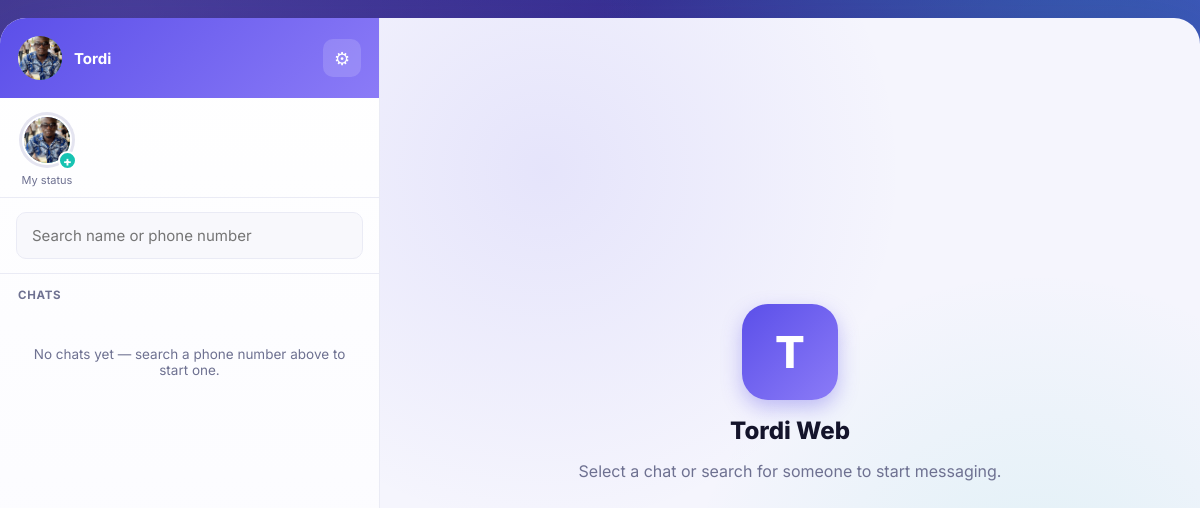
Screenshot of / (signed in) with the database file from the repository.
### accounts/models.py (models this page shows, shortened)
class User(AbstractBaseUser, PermissionsMixin):
    email = models.EmailField(unique=True)
    phone_number = models.CharField(max_length=20, unique=True, null=True, blank=True)
    full_name = models.CharField(max_length=150, blank=True)
    about = models.CharField(max_length=255, blank=True, default='Hey there! I am using Tordi.')
    avatar = models.ImageField(upload_to='avatars/', blank=True, null=True)
    is_verified = models.BooleanField(default=False)
    is_active = models.BooleanField(default=True)
    is_staff = models.BooleanField(default=False)
    last_seen = models.DateTimeField(null=True, blank=True)
    date_joined = models.DateTimeField(auto_now_add=True)
    ONLINE_THRESHOLD_SECONDS = 20
    USERNAME_FIELD = 'email'
    REQUIRED_FIELDS = []
    objects = UserManager()
    def display_name(self):
        return self.full_name or self.email.split('@')[0]
    def touch(self):
        self.last_seen = timezone.now()
        self.save(update_fields=['last_seen'])

### chat/views.py (the view, shortened to what this page needs)
# urls.py: path('', views.inbox_view, name='inbox'),
@login_required
def inbox_view(request):
    request.user.touch()
    conversations = list(request.user.conversations.all().order_by('-created_at'))
    for conversation in conversations:
        conversation.other = conversation.other_participant(request.user)
        conversation.last = conversation.last_message()
    query = request.GET.get('q', '').strip()
    search_results = []
    return render(request, 'chat/inbox.html', {
        'conversations': conversations,
        'search_results': search_results,
        'query': query,
        'status_contacts': visible_status_owners(request.user),
        'my_status_count': my_active_status_count(request.user),
    })

### status/utils.py (called while the page is built, shortened)
def visible_status_owners(viewer):
    now = timezone.now()
    owner_ids = Contact.objects.filter(contact=viewer).values_list('owner_id', flat=True)
    owners = User.objects.filter(id__in=owner_ids, statuses__expires_at__gt=now).distinct()
    result = []
    return result

def my_active_status_count(user):
    return user.statuses.filter(expires_at__gt=timezone.now()).count()

### templates/chat/inbox.html (shortened to what this page needs)
{% extends 'base.html' %}
{% block content %}
<div class="app-shell">
  <aside class="sidebar">
    <header class="sidebar-header">
      <div class="me">
        <div class="avatar">
          {% if request.user.avatar %}<img src="{{ request.user.avatar.url }}" alt="">{% else %}{{ request.user.display_name|first|upper }}{% endif %}
        </div>
        <span>{{ request.user.display_name }}</span>
      </div>
      <a href="{% url 'settings' %}" class="icon-btn" title="Settings">⚙</a>
    </header>
    <div class="status-strip">
      <a href="{% url 'my_status' %}" class="status-item">
        <div class="status-ring {% if my_status_count %}has-status{% endif %}">
          <div class="avatar">
            {% if request.user.avatar %}<img src="{{ request.user.avatar.url }}" alt="">{% else %}{{ request.user.display_name|first|upper }}{% endif %}
          </div>
          {% if not my_status_count %}<span class="status-plus">+</span>{% endif %}
        </div>
        <span class="status-label">My status</span>
      </a>
    </div>
    <form method="get" class="search-bar">
      <input type="text" name="q" value="{{ query }}" placeholder="Search name or phone number" class="form-input">
    </form>
    <div class="results-block">
      <p class="section-label">Chats</p>
      {% for conversation in conversations %}
        <a href="{% url 'chat_room' conversation.id %}" class="chat-row">
          <div class="avatar">
            {% if conversation.other.avatar %}<img src="{{ conversation.other.avatar.url }}" alt="">{% else %}{{ conversation.other.display_name|default:"?"|first|upper }}{% endif %}
            {% if conversation.other.is_recently_active %}<span class="online-dot"></span>{% endif %}
          </div>
          <div class="chat-row-info">
            <span class="name">{{ conversation.other.display_name|default:"Unknown" }}</span>
            <span class="preview">{% if conversation.last %}{{ conversation.last.text|truncatechars:40 }}{% else %}Say hello 👋{% endif %}</span>
          </div>
        </a>
      {% empty %}
        {% if not search_results %}
          <p class="empty-state">No chats yet — search a phone number above to start one.</p>
        {% endif %}
      {% endfor %}
    </div>
  </aside>
  <main class="main-empty">
    <div class="empty-illustration">
      <div class="brand-logo big">T</div>
      <h2>Tordi Web</h2>
      <p>Select a chat or search for someone to start messaging.</p>
    </div>
  </main>
</div>
{% endblock %}

### rows the page displays
User: user.avatar (picture), user.display_name "Tordi"
